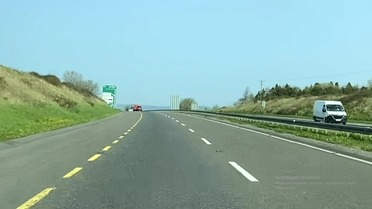
#> input picture Initials/Test1.1.jpg, 372 x 209 px, given in place of test1.mp4, which was not available
$ jupyter execute --allow-errors 'Lane Keeping Asistent.ipynb'
#> lines starting #> are read from the running program, lines starting #| are printed output that depends on the picture; after the words box and inside, x2 and y2 are one past the last pixel; in counts of white or black regions, pixels touching at a corner belong together; pictures that were not available may be replaced by others from this repository, and a replacement may not be noted
#> further down, frame is the input picture: shape (209, 372, 3); mean B, G, R 167, 173.7, 138.9
[cell 1]
#Video capturing

import cv2
import numpy as np

def region_of_interest(img, vertices):
    mask = np.zeros_like(img)
    #channel_count = img.shape[2]
    match_mask_color = 255
    cv2.fillPoly(mask, vertices, match_mask_color)
    masked_image = cv2.bitwise_and(img, mask)
    return masked_image

def drow_the_lines(img, lines):
    img = np.copy(img)
    blank_image = np.zeros((img.shape[0], img.shape[1], 3), dtype=np.uint8)

    for line in lines:
        for x1, y1, x2, y2 in line:
            cv2.line(blank_image, (x1,y1), (x2,y2), (0, 255, 0), thickness=10)

    img = cv2.addWeighted(img, 0.8, blank_image, 1, 0.0)
    return img


def process(image):
    print(image.shape)
#| (209, 372, 3)
    height = image.shape[0]
#> height = 209
    width = image.shape[1]
#> width = 372
    region_of_interest_vertices = [
    (0, height),
    (width*0.35, height/1.85),
    (width*0.65, height/1.85),
    (width, height)
    ]

    gray_image = cv2.cvtColor(image, cv2.COLOR_RGB2GRAY)
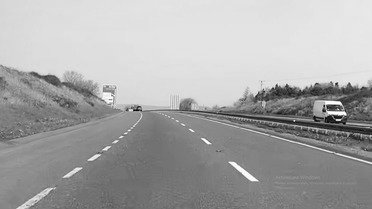
#> gray_image: shape (209, 372); min 4, max 254, mean 167.8
    canny_image = cv2.Canny(gray_image, 350, 450)
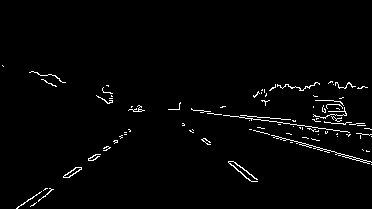
#> canny_image: shape (209, 372); 1.9% white in thin lines or dots, all inside (x1, y1, x2, y2) = (2, 65, 372, 209)
    cropped_image = region_of_interest(canny_image,
                    np.array([region_of_interest_vertices], np.int32),)
#> in region_of_interest, `cv2.fillPoly(mask, vertices, match_mask_color)`:
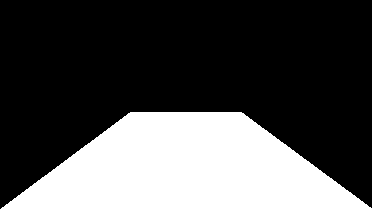
#> mask: shape (209, 372); 30.2% white; 1 white region, box (x1, y1, x2, y2) and area: (1, 112, 372, 209) 23459
#> in region_of_interest, `masked_image = cv2.bitwise_and(img, mask)`:
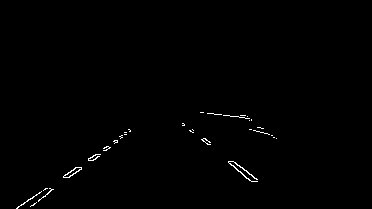
#> masked_image: shape (209, 372); 0.56% white in thin lines or dots, all inside (x1, y1, x2, y2) = (16, 112, 277, 209)
    lines = cv2.HoughLinesP(cropped_image,
                            rho=2,
                            theta=np.pi/180,
                            threshold=150,
                            lines=np.array([]),
                            minLineLength=70,
                            maxLineGap=100)
#> lines = None
    image_with_lines = drow_the_lines(image, lines)
#> after the loop in drow_the_lines, `for line in lines:`: blank_image: shape (209, 372, 3); every value is 0
    return image_with_lines

cap = cv2.VideoCapture('test1.mp4')

#> (the rest of this cell did not finish here and is left out)

$ run again, on Initials/Test2.1.jpg
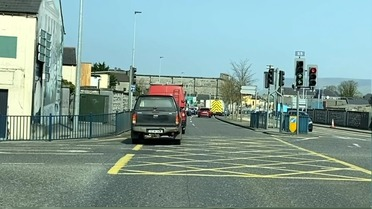
#> input picture Initials/Test2.1.jpg, 372 x 209 px, given in place of test1.mp4, which was not available
#> frame is the input picture: shape (209, 372, 3); mean B, G, R 151, 158, 130.7
#| (209, 372, 3)
#> in process, `canny_image = cv2.Canny(gray_image, 350, 450)`:
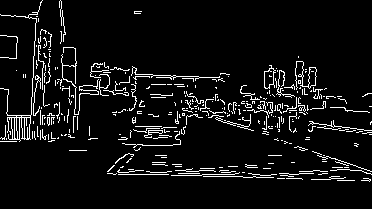
#> canny_image: shape (209, 372); 6.6% white in thin lines or dots, all inside (x1, y1, x2, y2) = (0, 0, 372, 182)
#> mask: shape (209, 372); 30.2% white; 1 white region, box (x1, y1, x2, y2) and area: (1, 112, 372, 209) 23459
#> masked_image: shape (209, 372); 1.7% white in thin lines or dots, all inside (x1, y1, x2, y2) = (79, 112, 332, 180)
#> lines = [[111, 173, 302, 179], [107, 173, 324, 173]]
#> the loop in drow_the_lines, `for line in lines:` made 2 passes
#> in drow_the_lines, `img = cv2.addWeighted(img, 0.8, blank_image, 1, 0.0)`:
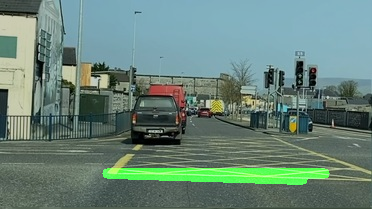
#> img: shape (209, 372, 3); mean B, G, R 120.8, 131.9, 104.6

$ run again, on Initials/Test3.1.jpg
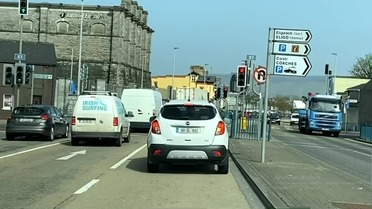
#> input picture Initials/Test3.1.jpg, 372 x 209 px, given in place of test1.mp4, which was not available
#> frame is the input picture: shape (209, 372, 3); mean B, G, R 134.5, 144.4, 122.1
#| (209, 372, 3)
#> in process, `canny_image = cv2.Canny(gray_image, 350, 450)`:
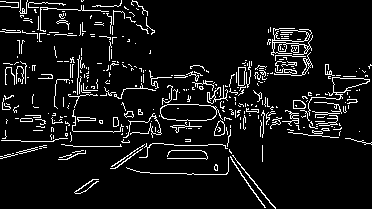
#> canny_image: shape (209, 372); 7.9% white in thin lines or dots
#> mask: shape (209, 372); 30.2% white; 1 white region, box (x1, y1, x2, y2) and area: (1, 112, 372, 209) 23459
#> in region_of_interest, `masked_image = cv2.bitwise_and(img, mask)`:
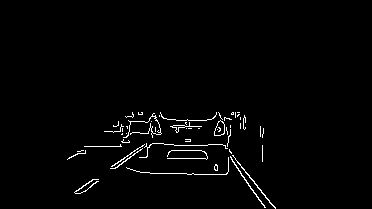
#> masked_image: shape (209, 372); 1.7% white in thin lines or dots, all inside (x1, y1, x2, y2) = (67, 112, 276, 209)
#> lines = None

$ run again, on Initials/Test4.1.jpg
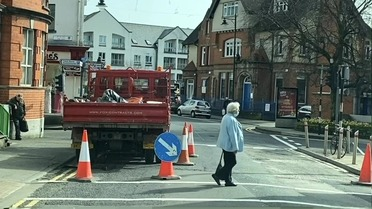
#> input picture Initials/Test4.1.jpg, 372 x 209 px, given in place of test1.mp4, which was not available
#> frame is the input picture: shape (209, 372, 3); mean B, G, R 106.9, 115.7, 106.2
#| (209, 372, 3)
#> in process, `canny_image = cv2.Canny(gray_image, 350, 450)`:
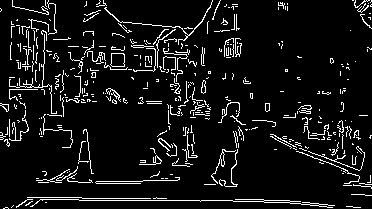
#> canny_image: shape (209, 372); 7.8% white in thin lines or dots
#> mask: shape (209, 372); 30.2% white; 1 white region, box (x1, y1, x2, y2) and area: (1, 112, 372, 209) 23459
#> masked_image: shape (209, 372); 2.2% white in thin lines or dots, all inside (x1, y1, x2, y2) = (3, 112, 361, 209)
#> lines = [[200, 201, 300, 201], [25, 200, 289, 200]]
#> the loop in drow_the_lines, `for line in lines:` made 2 passes
#> in drow_the_lines, `img = cv2.addWeighted(img, 0.8, blank_image, 1, 0.0)`:
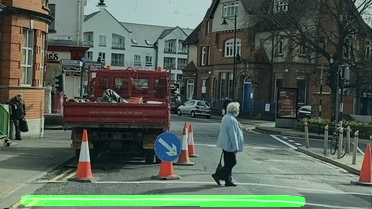
#> img: shape (209, 372, 3); mean B, G, R 85.5, 97.6, 84.9
